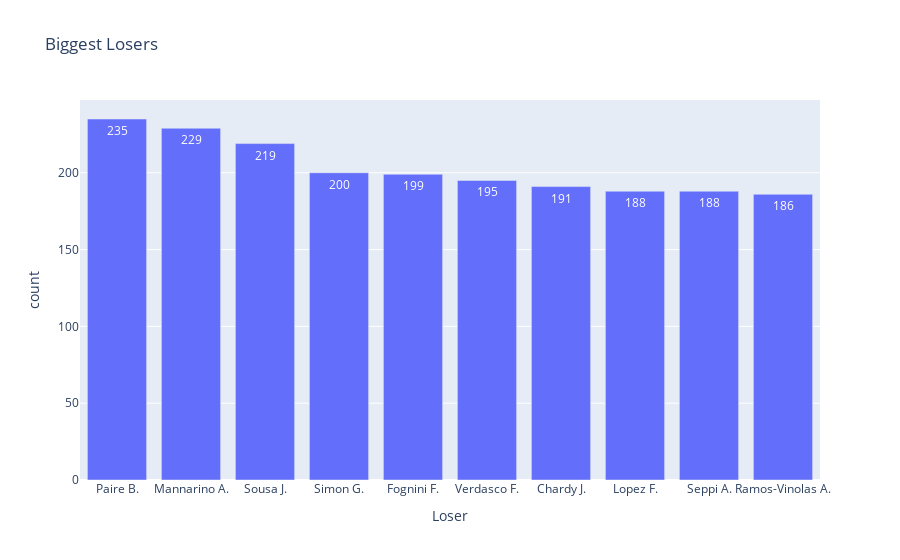

The cell this chart's notebook holds for it:
### Code cell
#Bar chart of the Top 10 Losers
loser_client_dfs=df_atp.groupby(["Loser"])["Loser"].count().reset_index(name="count")
loser_client_dfs.sort_values(by=['count'], ascending=False, inplace=True)
loser_client_dfs=loser_client_dfs.nlargest(10, ['count'])
print(loser_client_dfs.head(10))
fig = px.bar(loser_client_dfs, x="Loser", y="count", orientation='v',text="count", title="Biggest Losers")
fig.show()

### Figure 1 — Plotly figure (JSON) as saved in the notebook; plotly's stock layout.template omitted (floating-point values rounded to 4 significant figures)
{"data": [{"alignmentgroup": "True", "hovertemplate": "Loser=%{x}<br>count=%{text}<extra></extra>", "legendgroup": "", "marker": {"color": "#636efa", "pattern": {"shape": ""}}, "name": "", "offsetgroup": "", "orientation": "v", "showlegend": false, "text": [235, 229, 219, 200, 199, 195, 191, 188, 188, 186], "textposition": "auto", "type": "bar", "x": ["Paire B.", "Mannarino A.", "Sousa J.", "Simon G.", "Fognini F.", "Verdasco F.", "Chardy J.", "Lopez F.", "Seppi A.", "Ramos-Vinolas A."], "xaxis": "x", "y": [235, 229, 219, 200, 199, 195, 191, 188, 188, 186], "yaxis": "y"}], "layout": {"barmode": "relative", "legend": {"tracegroupgap": 0}, "title": {"text": "Biggest Losers"}, "xaxis": {"anchor": "y", "domain": [0, 1], "title": {"text": "Loser"}}, "yaxis": {"anchor": "x", "domain": [0, 1], "title": {"text": "count"}}}}
